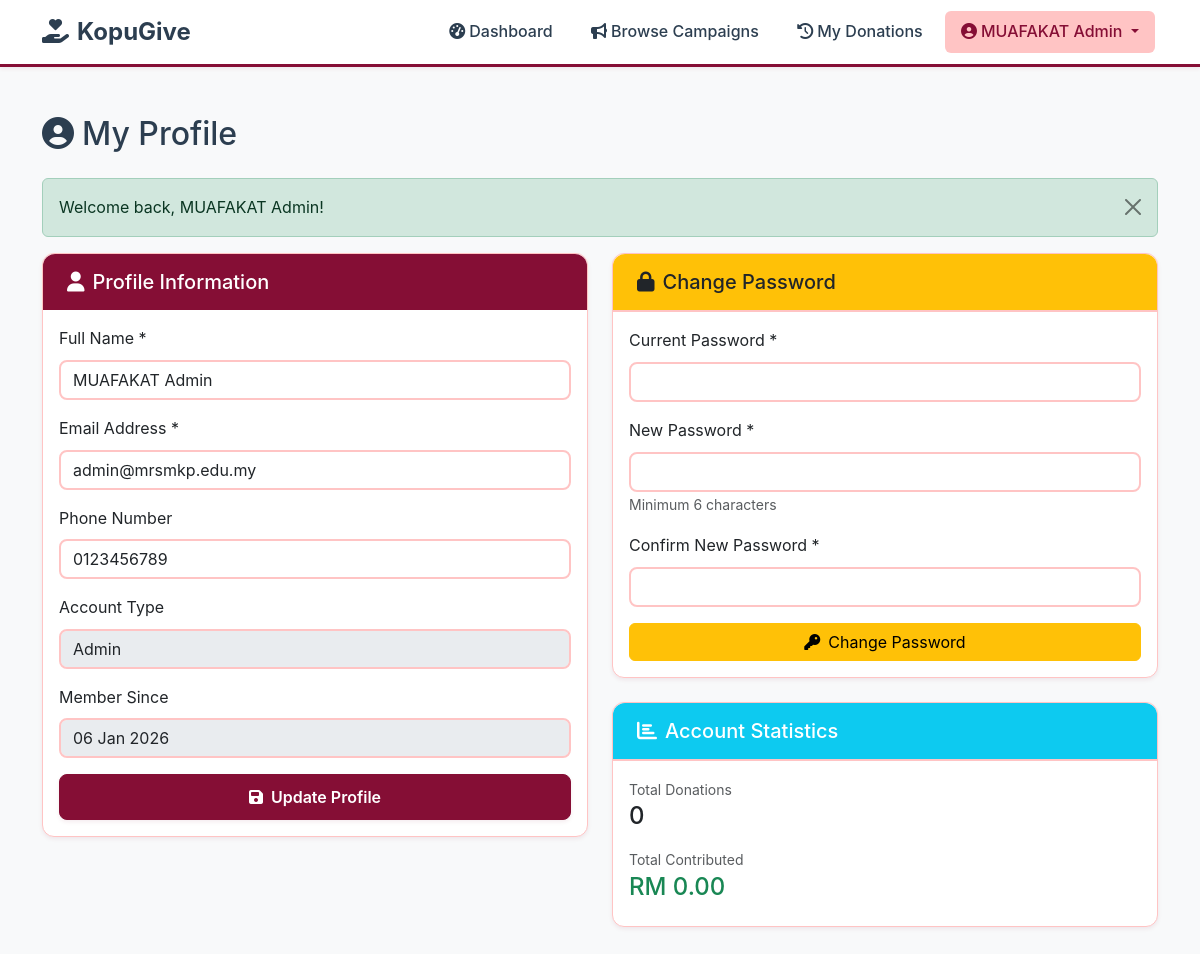
/donor/profile.php (signed in), run on an earlier commit of the app's database.
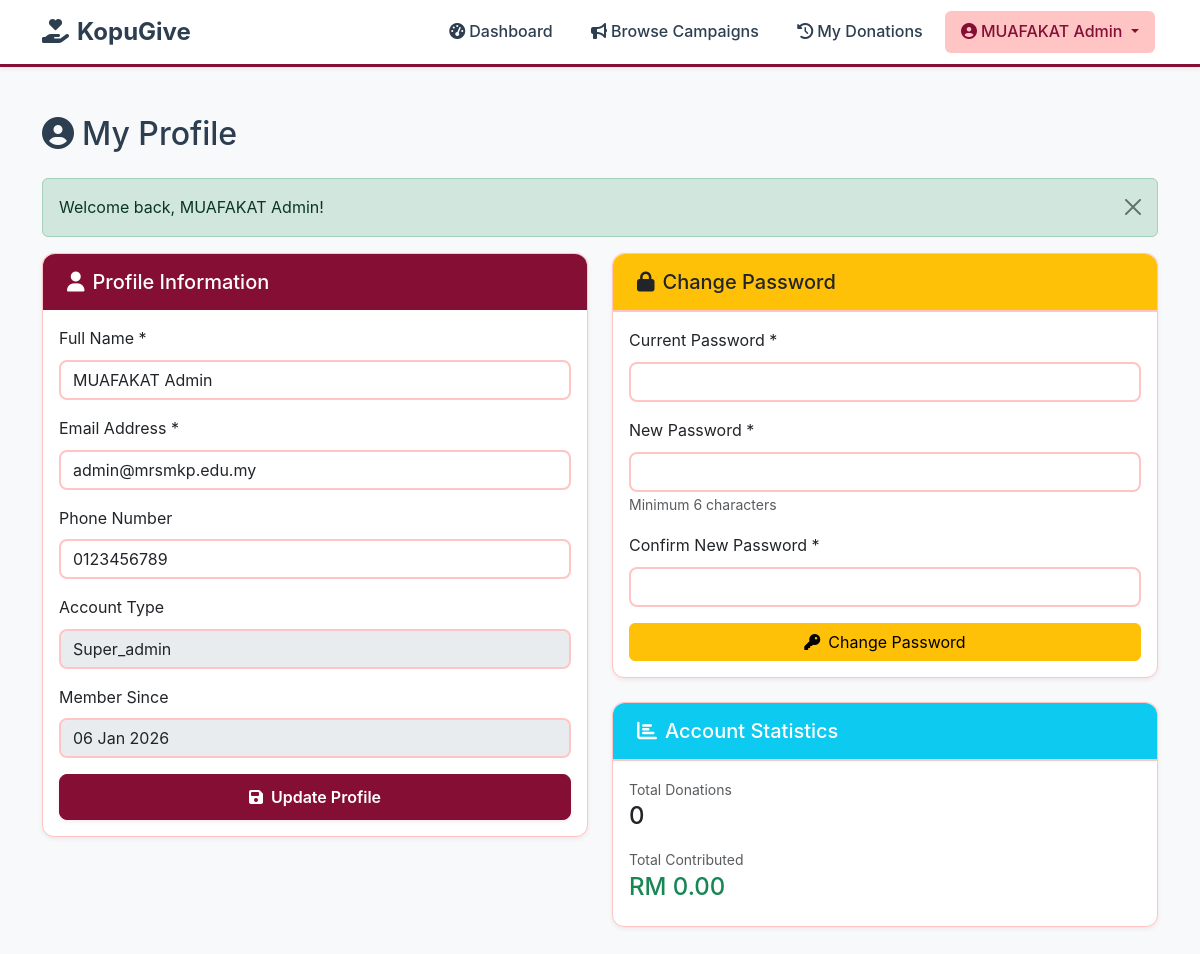
And on a later commit of the database.
### tables this page shows
CREATE TABLE users (
    user_id INT AUTO_INCREMENT PRIMARY KEY,
    full_name VARCHAR(255) NOT NULL,
    email VARCHAR(255) UNIQUE NOT NULL,
    phone VARCHAR(20),
    password_hash VARCHAR(255) NOT NULL,
    role ENUM('super_admin', 'admin', 'donor') DEFAULT 'donor',
    profile_image VARCHAR(255),
    is_active BOOLEAN DEFAULT TRUE,
    created_at TIMESTAMP DEFAULT CURRENT_TIMESTAMP,
    updated_at TIMESTAMP DEFAULT CURRENT_TIMESTAMP ON UPDATE CURRENT_TIMESTAMP,
    INDEX idx_email (email),
    INDEX idx_role (role)
);

### includes/functions.php (called while the page is built, shortened)
<?php
function formatCurrency($amount) {
    return 'RM ' . number_format($amount, 2);
}
function formatDate($date, $format = 'd M Y') {
    return date($format, strtotime($date));
}
function getFlashMessage() {
    if (isset($_SESSION['flash_message'])) {
        $message = [
            'type' => $_SESSION['flash_type'],
            'message' => $_SESSION['flash_message']
        ];
        return $message;
    }
    return null;
}
?>

### donor/profile.php (the view, shortened to what this page needs)
<?php
require_once '../includes/functions.php';
$db = (new Database())->getConnection();
$userId = $_SESSION['user_id'];
$stmt = $db->prepare("SELECT * FROM users WHERE user_id = ?");
$stmt->execute([$userId]);
$user = $stmt->fetch();
$flashMessage = getFlashMessage();
?>
<!DOCTYPE html>
<html lang="en">
<head>
    <link href="https://cdn.jsdelivr.net/npm/bootstrap@5.3.0/dist/css/bootstrap.min.css" rel="stylesheet">
    <link rel="stylesheet" href="https://cdnjs.cloudflare.com/ajax/libs/font-awesome/6.4.0/css/all.min.css">
</head>
<body class="bg-light">
    <nav class="navbar navbar-expand-lg navbar-dark navbar-custom">
        <div class="container">
            <a class="navbar-brand fw-bold" href="dashboard.php">
                <i class="fas fa-hand-holding-heart me-2"></i>KopuGive
            </a>
            <div class="collapse navbar-collapse" id="navbarNav">
                <ul class="navbar-nav ms-auto">
                    <li class="nav-item">
                        <a class="nav-link" href="dashboard.php">
                            <i class="fas fa-tachometer-alt me-1"></i>Dashboard
                        </a>
                    </li>
                    <li class="nav-item">
                        <a class="nav-link" href="campaigns.php">
                            <i class="fas fa-bullhorn me-1"></i>Browse Campaigns
                        </a>
                    </li>
                    <li class="nav-item">
                        <a class="nav-link" href="my_donations.php">
                            <i class="fas fa-history me-1"></i>My Donations
                        </a>
                    </li>
                    <li class="nav-item dropdown">
                        <a class="nav-link dropdown-toggle active" href="#" id="userDropdown" role="button" data-bs-toggle="dropdown">
                            <i class="fas fa-user-circle me-1"></i><?= htmlspecialchars($_SESSION['full_name']) ?>
                        </a>
                    </li>
                </ul>
            </div>
        </div>
    </nav>
    <div class="container my-5">
        <h2 class="mb-4"><i class="fas fa-user-circle me-2"></i>My Profile</h2>
        <?php if ($flashMessage): ?>
            <div class="alert alert-<?= $flashMessage['type'] ?> alert-dismissible fade show" role="alert">
                <?= $flashMessage['message'] ?>
                <button type="button" class="btn-close" data-bs-dismiss="alert"></button>
            </div>
        <?php endif; ?>
        <div class="row">
            <div class="col-md-6 mb-4">
                <div class="card">
                    <div class="card-header bg-primary text-white">
                        <h5 class="mb-0"><i class="fas fa-user me-2"></i>Profile Information</h5>
                    </div>
                    <div class="card-body">
                        <form method="POST">
                            <div class="mb-3">
                                <label for="full_name" class="form-label">Full Name *</label>
                                <input type="text" class="form-control" id="full_name" name="full_name"
                                       value="<?= htmlspecialchars($user['full_name']) ?>" required>
                            </div>
                            <div class="mb-3">
                                <label for="email" class="form-label">Email Address *</label>
                                <input type="email" class="form-control" id="email" name="email"
                                       value="<?= htmlspecialchars($user['email']) ?>" required>
                            </div>
                            <div class="mb-3">
                                <label for="phone" class="form-label">Phone Number</label>
                                <input type="tel" class="form-control" id="phone" name="phone"
                                       value="<?= htmlspecialchars($user['phone'] ?? '') ?>">
                            </div>
                            <div class="mb-3">
                                <label class="form-label">Account Type</label>
                                <input type="text" class="form-control" value="<?= ucfirst($user['role']) ?>" disabled>
                            </div>
                            <div class="mb-3">
                                <label class="form-label">Member Since</label>
                                <input type="text" class="form-control" value="<?= formatDate($user['created_at'], 'd M Y') ?>" disabled>
                            </div>
                            <button type="submit" class="btn btn-primary w-100">
                                <i class="fas fa-save me-2"></i>Update Profile
                            </button>
                        </form>
                    </div>
                </div>
            </div>
            <div class="col-md-6 mb-4">
                <div class="card">
                    <div class="card-header bg-warning text-dark">
                        <h5 class="mb-0"><i class="fas fa-lock me-2"></i>Change Password</h5>
                    </div>
                    <div class="card-body">
                        <form method="POST">
                            <div class="mb-3">
                                <label for="current_password" class="form-label">Current Password *</label>
                                <input type="password" class="form-control" id="current_password" name="current_password" required>
                            </div>
                            <div class="mb-3">
                                <label for="new_password" class="form-label">New Password *</label>
                                <input type="password" class="form-control" id="new_password" name="new_password"
                                       minlength="6" required>
                                <small class="text-muted">Minimum 6 characters</small>
                            </div>
                            <div class="mb-3">
                                <label for="confirm_password" class="form-label">Confirm New Password *</label>
                                <input type="password" class="form-control" id="confirm_password" name="confirm_password"
                                       minlength="6" required>
                            </div>
                            <button type="submit" class="btn btn-warning w-100">
                                <i class="fas fa-key me-2"></i>Change Password
                            </button>
                        </form>
                    </div>
                </div>
                <div class="card mt-4">
                    <div class="card-header bg-info text-white">
                        <h5 class="mb-0"><i class="fas fa-chart-bar me-2"></i>Account Statistics</h5>
                    </div>
                    <div class="card-body">
                        <?php
                        $stmt = $db->prepare("SELECT COUNT(*) as total, SUM(amount) as total_amount FROM donations WHERE donor_id = ? AND status = 'verified'");
                        $stmt->execute([$userId]);
                        $stats = $stmt->fetch();
                        ?>
                        <div class="mb-3">
                            <small class="text-muted">Total Donations</small>
                            <h4><?= $stats['total'] ?? 0 ?></h4>
                        </div>
                        <div>
                            <small class="text-muted">Total Contributed</small>
                            <h4 class="text-success"><?= formatCurrency($stats['total_amount'] ?? 0) ?></h4>
                        </div>
                    </div>
                </div>
            </div>
        </div>
    </div>
</body>
</html>

### includes/theme_styles.php (style rules this page uses)
:root { --burgundy-primary: #850E35; --burgundy-dark: #6a0b2a; --coral-pink: #EE6983; --light-pink: #FFC4C4; --cream-bg: #FCF5EE; --white: #FFFFFF; --light-gray: #F8F9FA; --medium-gray: #6C757D; --dark-gray: #343A40; --border-light: #FFC4C4; --border-gray: #DEE2E6; --bg-primary: #FFFFFF; --bg-secondary: #FCF5EE; --bg-accent: #FFC4C4; --text-primary: #2C3E50; --text-secondary: #6C757D; --shadow-sm: 0 2px 4px rgba(133, 14, 53, 0.08); --shadow-md: 0 4px 10px rgba(133, 14, 53, 0.12); --shadow-lg: 0 6px 16px rgba(133, 14, 53, 0.15); }
body { font-family: 'Inter', 'Segoe UI', Tahoma, Geneva, Verdana, sans-serif; color: var(--text-primary); background-color: var(--cream-bg); line-height: 1.6; }
.navbar-custom { background: var(--white); box-shadow: var(--shadow-sm); border-bottom: 3px solid var(--burgundy-primary); }
.navbar-custom .navbar-brand { color: var(--text-primary) !important; font-weight: 700; font-size: 1.5rem; }
.navbar-custom .nav-link { color: var(--text-primary) !important; font-weight: 500; transition: all 0.3s ease; padding: 0.5rem 1rem !important; border-radius: 6px; margin: 0 0.2rem; }
.navbar-custom .nav-link:hover, .navbar-custom .nav-link.active { background: var(--light-pink); color: var(--burgundy-primary) !important; }
.btn-primary { background: var(--burgundy-primary); border-color: var(--burgundy-primary); color: var(--white); font-weight: 600; padding: 0.6rem 1.5rem; border-radius: 8px; transition: all 0.3s ease; box-shadow: var(--shadow-sm); }
.card { border: 1px solid var(--border-light); border-radius: 12px; box-shadow: var(--shadow-sm); transition: all 0.3s ease; background: var(--white); }
.card-header { background: var(--cream-bg); color: var(--burgundy-primary); border-bottom: 2px solid var(--light-pink); border-radius: 12px 12px 0 0 !important; font-weight: 600; padding: 1rem 1.5rem; }
.card-header.bg-primary { background: var(--burgundy-primary) !important; color: var(--white) !important; border-bottom: none; }
.form-control, .form-select { border-radius: 8px; border: 2px solid var(--border-light); transition: all 0.3s ease; }
.bg-primary { background: var(--burgundy-primary) !important; color: var(--white) !important; }
a { color: var(--burgundy-primary); text-decoration: none; transition: all 0.3s ease; }

What changed in the data, as far as the page shows it:
changed users "MUAFAKAT Admin": role "Admin" → "Super_admin"
